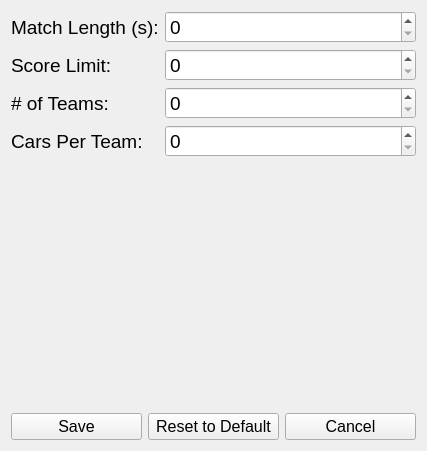
<?xml version="1.0" encoding="UTF-8"?>
<ui version="4.0">
 <class>MatchSettings</class>
 <widget class="QWidget" name="MatchSettings">
  <property name="geometry">
   <rect>
    <x>0</x>
    <y>0</y>
    <width>427</width>
    <height>451</height>
   </rect>
  </property>
  <property name="windowTitle">
   <string>Match Settings</string>
  </property>
  <layout class="QVBoxLayout" name="verticalLayout">
   <item>
    <layout class="QFormLayout" name="formLayout_2">
     <item row="0" column="0">
      <widget class="QLabel" name="lblMatchLength">
       <property name="font">
        <font>
         <pointsize>14</pointsize>
        </font>
       </property>
       <property name="text">
        <string>Match Length (s):</string>
       </property>
      </widget>
     </item>
     <item row="0" column="1">
      <widget class="QSpinBox" name="spnMatchLength">
       <property name="font">
        <font>
         <pointsize>14</pointsize>
        </font>
       </property>
       <property name="maximum">
        <number>2147483647</number>
       </property>
      </widget>
     </item>
     <item row="1" column="0">
      <widget class="QLabel" name="lblScoreLimit">
       <property name="font">
        <font>
         <pointsize>14</pointsize>
        </font>
       </property>
       <property name="text">
        <string>Score Limit:</string>
       </property>
      </widget>
     </item>
     <item row="1" column="1">
      <widget class="QSpinBox" name="spnScoreLimit">
       <property name="font">
        <font>
         <pointsize>14</pointsize>
        </font>
       </property>
       <property name="maximum">
        <number>2147483647</number>
       </property>
      </widget>
     </item>
     <item row="3" column="0">
      <widget class="QLabel" name="lblCarsPerTeam">
       <property name="font">
        <font>
         <pointsize>14</pointsize>
        </font>
       </property>
       <property name="text">
        <string>Cars Per Team:</string>
       </property>
      </widget>
     </item>
     <item row="3" column="1">
      <widget class="QSpinBox" name="spnCarsPerTeam">
       <property name="font">
        <font>
         <pointsize>14</pointsize>
        </font>
       </property>
      </widget>
     </item>
     <item row="2" column="0">
      <widget class="QLabel" name="lblNumberOfTeam">
       <property name="font">
        <font>
         <pointsize>14</pointsize>
        </font>
       </property>
       <property name="text">
        <string># of Teams:</string>
       </property>
      </widget>
     </item>
     <item row="2" column="1">
      <widget class="QSpinBox" name="spnNumberOfTeams">
       <property name="font">
        <font>
         <pointsize>14</pointsize>
        </font>
       </property>
      </widget>
     </item>
    </layout>
   </item>
   <item>
    <layout class="QHBoxLayout" name="horizontalLayout_2">
     <item>
      <widget class="QPushButton" name="btnSave">
       <property name="font">
        <font>
         <pointsize>12</pointsize>
        </font>
       </property>
       <property name="text">
        <string>Save</string>
       </property>
      </widget>
     </item>
     <item>
      <widget class="QPushButton" name="btnDefault">
       <property name="font">
        <font>
         <pointsize>12</pointsize>
        </font>
       </property>
       <property name="text">
        <string>Reset to Default</string>
       </property>
      </widget>
     </item>
     <item>
      <widget class="QPushButton" name="btnCancel">
       <property name="font">
        <font>
         <pointsize>12</pointsize>
        </font>
       </property>
       <property name="text">
        <string>Cancel</string>
       </property>
      </widget>
     </item>
    </layout>
   </item>
  </layout>
 </widget>
 <resources/>
 <connections/>
</ui>
